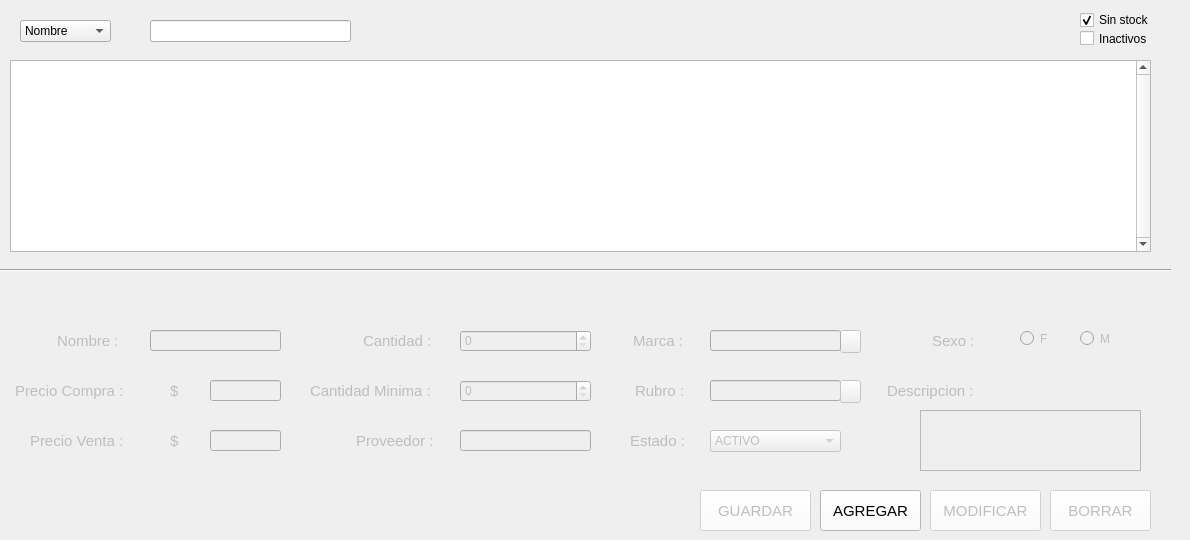
    <widget class="QWidget" name="tab_Productos">
     <attribute name="icon">
      <iconset>
       <normalon>../Img/Shoppingcart32.png</normalon>
      </iconset>
     </attribute>
     <attribute name="title">
      <string>Productos</string>
     </attribute>
     <widget class="QTableView" name="tvProductos_p">
      <property name="geometry">
       <rect>
        <x>10</x>
        <y>60</y>
        <width>1141</width>
        <height>192</height>
       </rect>
      </property>
      <property name="styleSheet">
       <string notr="true">font: 9pt &quot;MS Shell Dlg 2&quot;;</string>
      </property>
      <property name="verticalScrollBarPolicy">
       <enum>Qt::ScrollBarAlwaysOn</enum>
      </property>
      <property name="horizontalScrollBarPolicy">
       <enum>Qt::ScrollBarAlwaysOff</enum>
      </property>
      <attribute name="verticalHeaderVisible">
       <bool>false</bool>
      </attribute>
      <attribute name="verticalHeaderHighlightSections">
       <bool>false</bool>
      </attribute>
     </widget>
     <widget class="QComboBox" name="cbFilterProducto_p">
      <property name="geometry">
       <rect>
        <x>20</x>
        <y>20</y>
        <width>91</width>
        <height>22</height>
       </rect>
      </property>
      <property name="styleSheet">
       <string notr="true">font: 9pt &quot;MS Shell Dlg 2&quot;;</string>
      </property>
      <item>
       <property name="text">
        <string>Nombre</string>
       </property>
      </item>
      <item>
       <property name="text">
        <string>Marca</string>
       </property>
      </item>
      <item>
       <property name="text">
        <string>Rubro</string>
       </property>
      </item>
     </widget>
     <widget class="QLineEdit" name="txtFilterProductos_p">
      <property name="geometry">
       <rect>
        <x>150</x>
        <y>20</y>
        <width>201</width>
        <height>22</height>
       </rect>
      </property>
      <property name="styleSheet">
       <string notr="true">font: 9pt &quot;MS Shell Dlg 2&quot;;</string>
      </property>
     </widget>
     <widget class="Line" name="line1_p">
      <property name="geometry">
       <rect>
        <x>0</x>
        <y>260</y>
        <width>1171</width>
        <height>20</height>
       </rect>
      </property>
      <property name="orientation">
       <enum>Qt::Horizontal</enum>
      </property>
     </widget>
     <widget class="QPushButton" name="btnBorrar_p">
      <property name="enabled">
       <bool>false</bool>
      </property>
      <property name="geometry">
       <rect>
        <x>1050</x>
        <y>490</y>
        <width>101</width>
        <height>41</height>
       </rect>
      </property>
      <property name="font">
       <font>
        <family>Segoe UI</family>
        <pointsize>11</pointsize>
        <weight>9</weight>
        <italic>false</italic>
        <bold>false</bold>
       </font>
      </property>
      <property name="styleSheet">
       <string notr="true">background-color: rgb(255, 255, 255);</string>
      </property>
      <property name="text">
       <string>BORRAR</string>
      </property>
      <property name="icon">
       <iconset>
        <normaloff>../Img/borrar.png</normaloff>../Img/borrar.png</iconset>
      </property>
      <property name="iconSize">
       <size>
        <width>20</width>
        <height>20</height>
       </size>
      </property>
     </widget>
     <widget class="QPushButton" name="btnModificar_p">
      <property name="enabled">
       <bool>false</bool>
      </property>
      <property name="geometry">
       <rect>
        <x>930</x>
        <y>490</y>
        <width>111</width>
        <height>41</height>
       </rect>
      </property>
      <property name="font">
       <font>
        <family>Segoe UI</family>
        <pointsize>11</pointsize>
        <weight>9</weight>
        <italic>false</italic>
        <bold>false</bold>
       </font>
      </property>
      <property name="styleSheet">
       <string notr="true">background-color: rgb(255, 255, 255);</string>
      </property>
      <property name="text">
       <string>MODIFICAR</string>
      </property>
      <property name="icon">
       <iconset>
        <normaloff>../Img/actualizar.png</normaloff>../Img/actualizar.png</iconset>
      </property>
      <property name="iconSize">
       <size>
        <width>20</width>
        <height>20</height>
       </size>
      </property>
     </widget>
     <widget class="QPushButton" name="btnAgregar_p">
      <property name="geometry">
       <rect>
        <x>820</x>
        <y>490</y>
        <width>101</width>
        <height>41</height>
       </rect>
      </property>
      <property name="font">
       <font>
        <family>Segoe UI</family>
        <pointsize>11</pointsize>
        <weight>9</weight>
        <italic>false</italic>
        <bold>false</bold>
       </font>
      </property>
      <property name="styleSheet">
       <string notr="true">background-color: rgb(255, 255, 255);</string>
      </property>
      <property name="text">
       <string>AGREGAR</string>
      </property>
      <property name="icon">
       <iconset>
        <normaloff>../Img/agregar.png</normaloff>../Img/agregar.png</iconset>
      </property>
      <property name="iconSize">
       <size>
        <width>20</width>
        <height>20</height>
       </size>
      </property>
     </widget>
     <widget class="QPushButton" name="btnGuardar_p">
      <property name="enabled">
       <bool>false</bool>
      </property>
      <property name="geometry">
       <rect>
        <x>700</x>
        <y>490</y>
        <width>111</width>
        <height>41</height>
       </rect>
      </property>
      <property name="font">
       <font>
        <family>Segoe UI</family>
        <pointsize>11</pointsize>
        <weight>9</weight>
        <italic>false</italic>
        <bold>false</bold>
       </font>
      </property>
      <property name="styleSheet">
       <string notr="true">background-color: rgb(255, 255, 255);</string>
      </property>
      <property name="text">
       <string>GUARDAR</string>
      </property>
      <property name="icon">
       <iconset>
        <normaloff>../Img/guardar.png</normaloff>../Img/guardar.png</iconset>
      </property>
      <property name="iconSize">
       <size>
        <width>20</width>
        <height>20</height>
       </size>
      </property>
     </widget>
     <widget class="QWidget" name="wDatosProducto" native="true">
      <property name="enabled">
       <bool>false</bool>
      </property>
      <property name="geometry">
       <rect>
        <x>10</x>
        <y>310</y>
        <width>1141</width>
        <height>171</height>
       </rect>
      </property>
      <widget class="QLabel" name="label2_p">
       <property name="geometry">
        <rect>
         <x>5</x>
         <y>70</y>
         <width>131</width>
         <height>21</height>
        </rect>
       </property>
       <property name="font">
        <font>
         <family>Segoe UI</family>
         <pointsize>11</pointsize>
         <weight>9</weight>
         <italic>false</italic>
         <bold>false</bold>
        </font>
       </property>
       <property name="text">
        <string>Precio Compra :</string>
       </property>
      </widget>
      <widget class="QLabel" name="label8_p">
       <property name="geometry">
        <rect>
         <x>300</x>
         <y>70</y>
         <width>121</width>
         <height>21</height>
        </rect>
       </property>
       <property name="font">
        <font>
         <family>Segoe UI</family>
         <pointsize>11</pointsize>
         <weight>9</weight>
         <italic>false</italic>
         <bold>false</bold>
        </font>
       </property>
       <property name="text">
        <string>Cantidad Minima :</string>
       </property>
      </widget>
      <widget class="QLabel" name="label1_p">
       <property name="geometry">
        <rect>
         <x>47</x>
         <y>20</y>
         <width>71</width>
         <height>21</height>
        </rect>
       </property>
       <property name="font">
        <font>
         <family>Segoe UI</family>
         <pointsize>11</pointsize>
         <weight>9</weight>
         <italic>false</italic>
         <bold>false</bold>
        </font>
       </property>
       <property name="text">
        <string>Nombre :</string>
       </property>
      </widget>
      <widget class="QLabel" name="label6_p">
       <property name="geometry">
        <rect>
         <x>353</x>
         <y>20</y>
         <width>81</width>
         <height>21</height>
        </rect>
       </property>
       <property name="font">
        <font>
         <family>Segoe UI</family>
         <pointsize>11</pointsize>
         <weight>9</weight>
         <italic>false</italic>
         <bold>false</bold>
        </font>
       </property>
       <property name="text">
        <string>Cantidad :</string>
       </property>
      </widget>
      <widget class="QSpinBox" name="sbCantidad_p">
       <property name="geometry">
        <rect>
         <x>450</x>
         <y>20</y>
         <width>131</width>
         <height>22</height>
        </rect>
       </property>
       <property name="styleSheet">
        <string notr="true">font: 9pt &quot;MS Shell Dlg 2&quot;;</string>
       </property>
      </widget>
      <widget class="QPushButton" name="btnMarca_p">
       <property name="geometry">
        <rect>
         <x>830</x>
         <y>20</y>
         <width>21</width>
         <height>23</height>
        </rect>
       </property>
       <property name="text">
        <string/>
       </property>
       <property name="icon">
        <iconset>
         <normaloff>../Img/mas.png</normaloff>../Img/mas.png</iconset>
       </property>
      </widget>
      <widget class="QLineEdit" name="txtPrecioVenta_p">
       <property name="geometry">
        <rect>
         <x>200</x>
         <y>120</y>
         <width>71</width>
         <height>21</height>
        </rect>
       </property>
       <property name="styleSheet">
        <string notr="true">font: 9pt &quot;MS Shell Dlg 2&quot;;</string>
       </property>
       <property name="inputMethodHints">
        <set>Qt::ImhPreferNumbers</set>
       </property>
      </widget>
      <widget class="QLineEdit" name="txtPrecioCompra_p">
       <property name="geometry">
        <rect>
         <x>200</x>
         <y>70</y>
         <width>71</width>
         <height>21</height>
        </rect>
       </property>
       <property name="styleSheet">
        <string notr="true">font: 9pt &quot;MS Shell Dlg 2&quot;;</string>
       </property>
       <property name="inputMethodHints">
        <set>Qt::ImhDigitsOnly</set>
       </property>
      </widget>
      <widget class="QLabel" name="label10_p">
       <property name="geometry">
        <rect>
         <x>346</x>
         <y>120</y>
         <width>91</width>
         <height>21</height>
        </rect>
       </property>
       <property name="font">
        <font>
         <family>Segoe UI</family>
         <pointsize>11</pointsize>
         <weight>9</weight>
         <italic>false</italic>
         <bold>false</bold>
        </font>
       </property>
       <property name="text">
        <string>Proveedor :</string>
       </property>
      </widget>
      <widget class="QLineEdit" name="txtRubro_p">
       <property name="geometry">
        <rect>
         <x>700</x>
         <y>70</y>
         <width>131</width>
         <height>21</height>
        </rect>
       </property>
       <property name="styleSheet">
        <string notr="true">font: 9pt &quot;MS Shell Dlg 2&quot;;</string>
       </property>
      </widget>
      <widget class="QRadioButton" name="rbMasculino_p">
       <property name="geometry">
        <rect>
         <x>1070</x>
         <y>20</y>
         <width>41</width>
         <height>17</height>
        </rect>
       </property>
       <property name="font">
        <font>
         <family>MS Shell Dlg 2</family>
         <pointsize>9</pointsize>
         <weight>50</weight>
         <italic>false</italic>
         <bold>false</bold>
        </font>
       </property>
       <property name="styleSheet">
        <string notr="true">font: 9pt &quot;MS Shell Dlg 2&quot;;</string>
       </property>
       <property name="text">
        <string>M</string>
       </property>
      </widget>
      <widget class="QLabel" name="label3_p">
       <property name="geometry">
        <rect>
         <x>160</x>
         <y>70</y>
         <width>16</width>
         <height>21</height>
        </rect>
       </property>
       <property name="font">
        <font>
         <family>Segoe UI</family>
         <pointsize>11</pointsize>
         <weight>9</weight>
         <italic>false</italic>
         <bold>false</bold>
        </font>
       </property>
       <property name="text">
        <string>$</string>
       </property>
      </widget>
      <widget class="QRadioButton" name="rbFemenino_p">
       <property name="geometry">
        <rect>
         <x>1010</x>
         <y>20</y>
         <width>41</width>
         <height>17</height>
        </rect>
       </property>
       <property name="font">
        <font>
         <family>MS Shell Dlg 2</family>
         <pointsize>9</pointsize>
         <weight>50</weight>
         <italic>false</italic>
         <bold>false</bold>
        </font>
       </property>
       <property name="styleSheet">
        <string notr="true">font: 9pt &quot;MS Shell Dlg 2&quot;;</string>
       </property>
       <property name="text">
        <string>F</string>
       </property>
      </widget>
      <widget class="QLineEdit" name="txtMarca_p">
       <property name="geometry">
        <rect>
         <x>700</x>
         <y>20</y>
         <width>131</width>
         <height>21</height>
        </rect>
       </property>
       <property name="styleSheet">
        <string notr="true">font: 9pt &quot;MS Shell Dlg 2&quot;;</string>
       </property>
      </widget>
      <widget class="QLabel" name="label7_p">
       <property name="geometry">
        <rect>
         <x>623</x>
         <y>20</y>
         <width>71</width>
         <height>21</height>
        </rect>
       </property>
       <property name="font">
        <font>
         <family>Segoe UI</family>
         <pointsize>11</pointsize>
         <weight>9</weight>
         <italic>false</italic>
         <bold>false</bold>
        </font>
       </property>
       <property name="text">
        <string>Marca :</string>
       </property>
      </widget>
      <widget class="QLabel" name="label4_p">
       <property name="geometry">
        <rect>
         <x>20</x>
         <y>120</y>
         <width>111</width>
         <height>21</height>
        </rect>
       </property>
       <property name="font">
        <font>
         <family>Segoe UI</family>
         <pointsize>11</pointsize>
         <weight>9</weight>
         <italic>false</italic>
         <bold>false</bold>
        </font>
       </property>
       <property name="text">
        <string>Precio Venta :</string>
       </property>
      </widget>
      <widget class="QLineEdit" name="txtNombre_p">
       <property name="geometry">
        <rect>
         <x>140</x>
         <y>20</y>
         <width>131</width>
         <height>21</height>
        </rect>
       </property>
       <property name="styleSheet">
        <string notr="true">font: 9pt &quot;MS Shell Dlg 2&quot;;</string>
       </property>
      </widget>
      <widget class="QLabel" name="label5_p">
       <property name="geometry">
        <rect>
         <x>160</x>
         <y>120</y>
         <width>16</width>
         <height>21</height>
        </rect>
       </property>
       <property name="font">
        <font>
         <family>Segoe UI</family>
         <pointsize>11</pointsize>
         <weight>9</weight>
         <italic>false</italic>
         <bold>false</bold>
        </font>
       </property>
       <property name="text">
        <string>$</string>
       </property>
      </widget>
      <widget class="QPushButton" name="btnRubro_p">
       <property name="geometry">
        <rect>
         <x>830</x>
         <y>70</y>
         <width>21</width>
         <height>23</height>
        </rect>
       </property>
       <property name="text">
        <string/>
       </property>
       <property name="icon">
        <iconset>
         <normaloff>../Img/mas.png</normaloff>../Img/mas.png</iconset>
       </property>
      </widget>
      <widget class="QTextEdit" name="txtDescripcion_p">
       <property name="geometry">
        <rect>
         <x>910</x>
         <y>100</y>
         <width>221</width>
         <height>61</height>
        </rect>
       </property>
       <property name="styleSheet">
        <string notr="true">font: 9pt &quot;MS Shell Dlg 2&quot;;</string>
       </property>
      </widget>
      <widget class="QLineEdit" name="txtProveedor_p">
       <property name="geometry">
        <rect>
         <x>450</x>
         <y>120</y>
         <width>131</width>
         <height>21</height>
        </rect>
       </property>
       <property name="styleSheet">
        <string notr="true">font: 9pt &quot;MS Shell Dlg 2&quot;;</string>
       </property>
      </widget>
      <widget class="QLabel" name="label11_p">
       <property name="geometry">
        <rect>
         <x>625</x>
         <y>70</y>
         <width>71</width>
         <height>21</height>
        </rect>
       </property>
       <property name="font">
        <font>
         <family>Segoe UI</family>
         <pointsize>11</pointsize>
         <weight>9</weight>
         <italic>false</italic>
         <bold>false</bold>
        </font>
       </property>
       <property name="text">
        <string>Rubro :</string>
       </property>
      </widget>
      <widget class="QLabel" name="label13_p">
       <property name="geometry">
        <rect>
         <x>922</x>
         <y>20</y>
         <width>71</width>
         <height>21</height>
        </rect>
       </property>
       <property name="font">
        <font>
         <family>Segoe UI</family>
         <pointsize>11</pointsize>
         <weight>9</weight>
         <italic>false</italic>
         <bold>false</bold>
        </font>
       </property>
       <property name="text">
        <string>Sexo :</string>
       </property>
      </widget>
      <widget class="QLabel" name="label14_p">
       <property name="geometry">
        <rect>
         <x>877</x>
         <y>70</y>
         <width>111</width>
         <height>21</height>
        </rect>
       </property>
       <property name="font">
        <font>
         <family>Segoe UI</family>
         <pointsize>11</pointsize>
         <weight>9</weight>
         <italic>false</italic>
         <bold>false</bold>
        </font>
       </property>
       <property name="text">
        <string>Descripcion :</string>
       </property>
      </widget>
      <widget class="QSpinBox" name="sbCantidadMin_p">
       <property name="geometry">
        <rect>
         <x>450</x>
         <y>70</y>
         <width>131</width>
         <height>22</height>
        </rect>
       </property>
       <property name="styleSheet">
        <string notr="true">font: 9pt &quot;MS Shell Dlg 2&quot;;</string>
       </property>
      </widget>
      <widget class="QLabel" name="label11_p_2">
       <property name="geometry">
        <rect>
         <x>620</x>
         <y>120</y>
         <width>71</width>
         <height>21</height>
        </rect>
       </property>
       <property name="font">
        <font>
         <family>Segoe UI</family>
         <pointsize>11</pointsize>
         <weight>9</weight>
         <italic>false</italic>
         <bold>false</bold>
        </font>
       </property>
       <property name="text">
        <string>Estado :</string>
       </property>
      </widget>
      <widget class="QComboBox" name="cbEstado_p">
       <property name="geometry">
        <rect>
         <x>700</x>
         <y>120</y>
         <width>131</width>
         <height>22</height>
        </rect>
       </property>
       <item>
        <property name="text">
         <string>ACTIVO</string>
        </property>
       </item>
       <item>
        <property name="text">
         <string>INACTIVO</string>
        </property>
       </item>
      </widget>
     </widget>
     <widget class="QCheckBox" name="cbInactivo_p">
      <property name="geometry">
       <rect>
        <x>1080</x>
        <y>30</y>
        <width>91</width>
        <height>17</height>
       </rect>
      </property>
      <property name="styleSheet">
       <string notr="true">font: 8pt &quot;MS Shell Dlg 2&quot;;</string>
      </property>
      <property name="text">
       <string>Inactivos</string>
      </property>
     </widget>
     <widget class="QCheckBox" name="cbSinStock_p">
      <property name="geometry">
       <rect>
        <x>1080</x>
        <y>10</y>
        <width>101</width>
        <height>20</height>
       </rect>
      </property>
      <property name="styleSheet">
       <string notr="true">font: 8pt &quot;MS Shell Dlg 2&quot;;</string>
      </property>
      <property name="text">
       <string>Sin stock</string>
      </property>
      <property name="checked">
       <bool>true</bool>
      </property>
     </widget>
     <widget class="QLabel" name="label_6">
      <property name="geometry">
       <rect>
        <x>130</x>
        <y>20</y>
        <width>21</width>
        <height>16</height>
       </rect>
      </property>
      <property name="font">
       <font>
        <family>Segoe UI</family>
        <pointsize>11</pointsize>
        <weight>9</weight>
        <italic>false</italic>
        <bold>false</bold>
       </font>
      </property>
      <property name="text">
       <string>&lt;html&gt;
&lt;head/&gt;
&lt;body&gt;
&lt;IMG SRC=&quot;../Img/buscar.png&quot; width=&quot;16&quot; height=&quot;16&quot;&gt;
&lt;/body&gt;
&lt;/html&gt;</string>
      </property>
     </widget>
    </widget>
